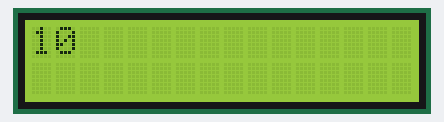
Bench run of a sketch on a simulated Arduino Uno, built with avr-gcc and run on an emulated ATmega328P. On the bench: 16×2 character LCD.

Above: at 0.1 s.
At 1.1 s:
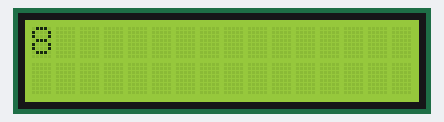
At 1.6 s:
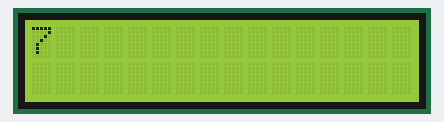
At 2.6 s:
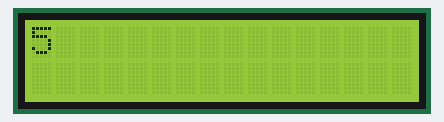
At 3.6 s:
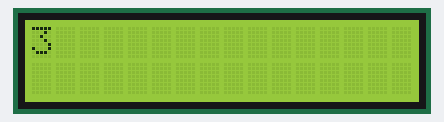
At 5.1 s:
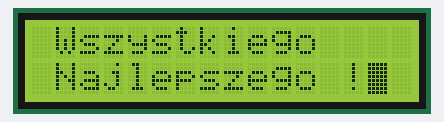

Measured:
- what the display in image 1 shows lasts 0.5 s, from 1.1 s to 1.6 s

The sketch:

lcd.ino
```cpp
#include <LiquidCrystal.h>
LiquidCrystal lcd(2,3,4,5,6,7);

void setup() {
  lcd.begin(16,2);
  lcd.setCursor(0,0);
  for(int i=10; i>0; i--){
    lcd.println(i);
    delay(500);
    lcd.clear();
  }
  lcd.print(" Wszystkiego");
  lcd.setCursor(0,1);
  lcd.print(" Najlepszego !");
  lcd.blink();

}

void loop() {

}
```
